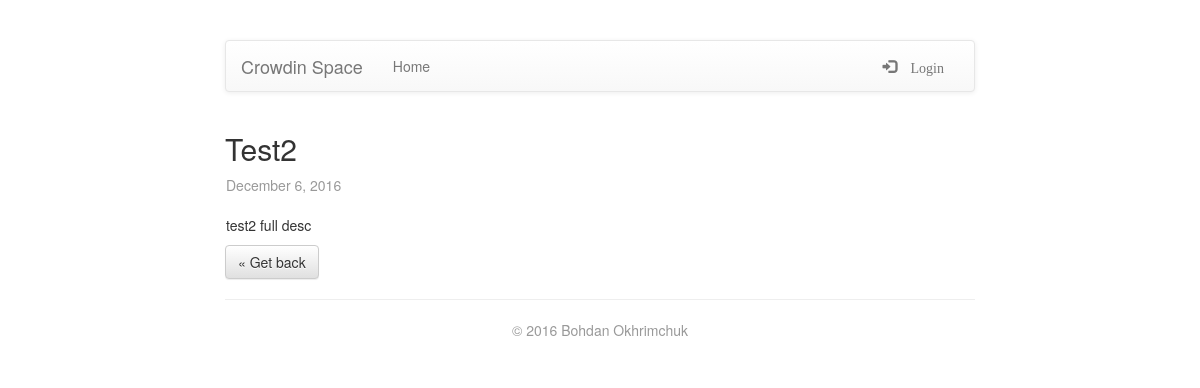
Page /post/9 on the committed database.
### tables this page shows
CREATE TABLE `posts` ( 
	`id` Int( 255 ) AUTO_INCREMENT NOT NULL,
	`title` VarChar( 255 ) NOT NULL,
	`short_description` Text NOT NULL,
	`description` Text NOT NULL,
	`created_at` DateTime NOT NULL,
	CONSTRAINT `unique_id` UNIQUE( `id` ) );

### core/App.php (called while the page is built, shortened)
<?php
class App
{
    protected static $container = [];
    public static function bind($key, $value)
    {
        static::$container[$key] = $value;
    }
    public static function get($key)
    {
        if(array_key_exists($key, static::$container)) {
            return static::$container[$key];
        }
        throw new Exception('Key does not exist in the container');
    }
}

### core/Model.php (called while the page is built, shortened)
<?php
class Model
{
    protected $pdo;
    public function __construct($pdo)
    {
        $this->pdo = $pdo;
    }
    public function selectById($table, $id)
    {
        try {
            $sql = "SELECT * FROM {$table} WHERE id = :id";
            $statement = $this->pdo->prepare($sql);
            $statement->bindParam(':id', $id, PDO::PARAM_INT);
            $statement->setFetchMode(PDO::FETCH_ASSOC);
            $statement->execute();
            return $statement->fetch();
        } catch (PDOException $e) {
            echo $e->getMessage();
        }
    }
}

### app/Controllers/PagesController.php (called while the page is built, shortened)
<?php
class PagesController extends Controller
{
    public function getPost($postId)
    {
        $post = App::get('dbModel')->selectById('posts', $postId);
        $this->view->render('view', compact('post'));
    }
}

### index.php (called while the page is built, shortened)
<?php
Router::run('app/routes.php')
    ->determine(Request::uri(), Request::method());

### core/Helper.php (called while the page is built, shortened)
<?php
class Helper
{
    public static function convertDate($date = '')
    {
        return date('F j, Y', strtotime($date));
    }
}

### core/Request.php (called while the page is built, shortened)
<?php
class Request
{
    public static function uri()
    {
        return trim(
            parse_url($_SERVER['REQUEST_URI'], PHP_URL_PATH), '/'
        );
    }
}

### app/Views/view.php (the view, shortened to what this page needs)
<?php if (isset($post) && $post && is_array($post)) :?>
<div class="posts" id="post" post-id="<?= $post['id'] ?>">
    <div class="col-md-8 col-md-offset-2">
        <h2><?= $post['title'] ?></h2>
        <p class="created-at"><?= \App\Core\Helper::convertDate($post['created_at']) ?></p>
        <p><?= $post['description'] ?></p>
        <div class="row">
            <div class="col-md-6 col-xs-6">
                <a class="btn btn-default" href="/" role="button">&laquo; Get back</a>
            </div>
            <div class="col-md-6 col-xs-6 text-right" id="download_btn">
            </div>
        </div>
    </div>
</div>
<?php endif;?>

### core/Router.php (shortened to what this page needs)
<?php
class Router
{
    public $routes = [
      'GET' => [],
      'POST' => []
    ];
    public function get($uri, $path)
    {
        $this->routes['GET'][$uri] = $path;
    }
    public function post($uri, $path)
    {
        $this->routes['POST'][$uri] = $path;
    }
    public function determine($uri, $requestType)
    {
        foreach ($this->routes[$requestType] as $uriPattern => $path)
        {
            if(preg_match("~^$uriPattern$~", $uri))
            {
                $internalPath = preg_replace("~^$uriPattern$~", $path, $uri);
                $components = explode('@', $internalPath);
                $controller = array_shift($components);
                $action = array_shift($components);
                $params = $components;
                $this->callAction($controller, $action, $params);
                break;
            }
        }
    }
    public function callAction($controller, $action, $params = [])
    {
        $controller = "App\Controllers\\".$controller;
        if(method_exists($controller, $action))
        {
            $controller = new $controller;
            $controller->$action(...$params);
        }
        else {
            throw new Exception('Method does not exist');
        }
    }
}

### app/Views/layouts/default.php (shortened to what this page needs)
<!doctype html>
<html lang="en">
<head>
    <link rel="stylesheet" href="/public/css/main.css">
    <link rel="stylesheet" href="/public/bootstrap/css/bootstrap.min.css">
    <link rel="stylesheet" href="/public/bootstrap/css/bootstrap-theme.min.css">
</head>
<body>
<div class="container">
    <div class="row">
        <div class="col-md-8 col-md-offset-2">
            <nav class="navbar navbar-default">
                <div class="container-fluid">
                    <div class="navbar-header">
                        <a class="navbar-brand" href="/">Crowdin Space</a>
                    </div>
                    <div id="navbar" class="navbar-collapse collapse">
                        <ul class="nav navbar-nav">
                            <li class="<?php if(\App\Core\Request::uri() == '') echo 'active';?>"><a href="/">Home</a></li>
                        </ul>
                        <ul class="nav navbar-nav navbar-right">
                            <?php if(isset($_SESSION['admin'])){ ?>
                                <li><a href="/logout"><span class="glyphicon glyphicon-log-out"> Logout</span></a></li>
                            <?php } else { ?>
                                <li class="<?php if(\App\Core\Request::uri() == 'login') echo 'active';?>"><a href="/login"><span class="glyphicon glyphicon-log-in"> Login</span></a></li>
                            <?php }?>
                        </ul>
                    </div>
                </div>
            </nav>
        </div>
        <?= $content ?>
        <div class="col-md-8 col-md-offset-2">
            <hr>
            <footer>
                <p>&copy; 2016 Bohdan Okhrimchuk</p>
            </footer>
        </div>
    </div>
</div>
</body>
</html>

### public/css/main.css (style rules this page uses)
body { padding-top: 40px; }
.posts p { padding-left: 1px; }
.created-at { margin-bottom: 20px; color: #999; }
footer p { text-align: center; margin-bottom: 20px; color: #999; }

### rows in the picture
posts: title "Test2", created_at "December 6, 2016", description "test2 full desc"
